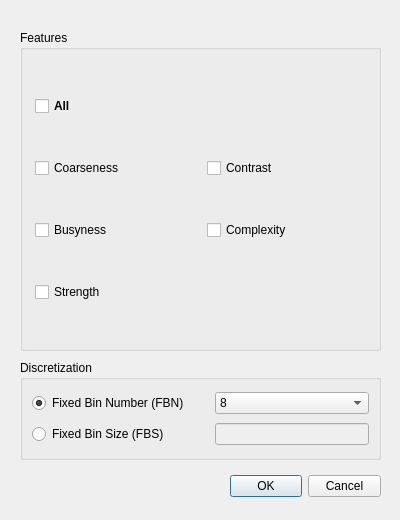
<?xml version="1.0" encoding="UTF-8"?>
<ui version="4.0">
 <class>popup_NGTDM</class>
 <widget class="QDialog" name="popup_NGTDM">
  <property name="geometry">
   <rect>
    <x>0</x>
    <y>0</y>
    <width>400</width>
    <height>520</height>
   </rect>
  </property>
  <property name="sizePolicy">
   <sizepolicy hsizetype="Preferred" vsizetype="Preferred">
    <horstretch>0</horstretch>
    <verstretch>0</verstretch>
   </sizepolicy>
  </property>
  <property name="windowTitle">
   <string>Set Measurements</string>
  </property>
  <widget class="QDialogButtonBox" name="buttonBox">
   <property name="geometry">
    <rect>
     <x>230</x>
     <y>470</y>
     <width>151</width>
     <height>32</height>
    </rect>
   </property>
   <property name="orientation">
    <enum>Qt::Horizontal</enum>
   </property>
   <property name="standardButtons">
    <set>QDialogButtonBox::Cancel|QDialogButtonBox::Ok</set>
   </property>
   <property name="centerButtons">
    <bool>false</bool>
   </property>
  </widget>
  <widget class="QGroupBox" name="groupBox_Features">
   <property name="geometry">
    <rect>
     <x>20</x>
     <y>30</y>
     <width>361</width>
     <height>321</height>
    </rect>
   </property>
   <property name="title">
    <string>Features</string>
   </property>
   <property name="checkable">
    <bool>false</bool>
   </property>
   <layout class="QGridLayout" name="gridLayout">
    <property name="leftMargin">
     <number>12</number>
    </property>
    <property name="topMargin">
     <number>10</number>
    </property>
    <property name="rightMargin">
     <number>6</number>
    </property>
    <property name="bottomMargin">
     <number>10</number>
    </property>
    <item row="2" column="1">
     <widget class="QCheckBox" name="checkBox_Complexity">
      <property name="enabled">
       <bool>true</bool>
      </property>
      <property name="text">
       <string>Complexity</string>
      </property>
      <property name="checked">
       <bool>false</bool>
      </property>
     </widget>
    </item>
    <item row="1" column="0">
     <widget class="QCheckBox" name="checkBox_Coarseness">
      <property name="autoFillBackground">
       <bool>false</bool>
      </property>
      <property name="text">
       <string>Coarseness</string>
      </property>
      <property name="checked">
       <bool>false</bool>
      </property>
      <property name="tristate">
       <bool>false</bool>
      </property>
     </widget>
    </item>
    <item row="0" column="0">
     <widget class="QCheckBox" name="checkBox_All">
      <property name="enabled">
       <bool>true</bool>
      </property>
      <property name="font">
       <font>
        <weight>75</weight>
        <bold>true</bold>
        <underline>false</underline>
        <kerning>true</kerning>
       </font>
      </property>
      <property name="autoFillBackground">
       <bool>false</bool>
      </property>
      <property name="text">
       <string>All</string>
      </property>
      <property name="checked">
       <bool>false</bool>
      </property>
      <property name="tristate">
       <bool>false</bool>
      </property>
     </widget>
    </item>
    <item row="1" column="1">
     <widget class="QCheckBox" name="checkBox_Contrast">
      <property name="enabled">
       <bool>true</bool>
      </property>
      <property name="text">
       <string>Contrast</string>
      </property>
      <property name="checkable">
       <bool>true</bool>
      </property>
      <property name="checked">
       <bool>false</bool>
      </property>
      <property name="tristate">
       <bool>false</bool>
      </property>
     </widget>
    </item>
    <item row="5" column="0">
     <widget class="QCheckBox" name="checkBox_Strength">
      <property name="enabled">
       <bool>true</bool>
      </property>
      <property name="text">
       <string>Strength</string>
      </property>
      <property name="checked">
       <bool>false</bool>
      </property>
     </widget>
    </item>
    <item row="2" column="0">
     <widget class="QCheckBox" name="checkBox_Busyness">
      <property name="enabled">
       <bool>true</bool>
      </property>
      <property name="text">
       <string>Busyness</string>
      </property>
     </widget>
    </item>
   </layout>
  </widget>
  <widget class="QGroupBox" name="groupBox_Bins">
   <property name="geometry">
    <rect>
     <x>20</x>
     <y>360</y>
     <width>361</width>
     <height>100</height>
    </rect>
   </property>
   <property name="title">
    <string>Discretization</string>
   </property>
   <layout class="QGridLayout" name="gridLayout_3">
    <item row="2" column="1">
     <widget class="QLineEdit" name="lineEdit_sBin">
      <property name="enabled">
       <bool>false</bool>
      </property>
     </widget>
    </item>
    <item row="0" column="1">
     <widget class="QComboBox" name="comboBox_nBins">
      <property name="sizePolicy">
       <sizepolicy hsizetype="Preferred" vsizetype="Fixed">
        <horstretch>0</horstretch>
        <verstretch>0</verstretch>
       </sizepolicy>
      </property>
      <property name="currentText">
       <string>8</string>
      </property>
      <property name="maxVisibleItems">
       <number>5</number>
      </property>
      <property name="maxCount">
       <number>64</number>
      </property>
      <property name="sizeAdjustPolicy">
       <enum>QComboBox::AdjustToContentsOnFirstShow</enum>
      </property>
      <property name="iconSize">
       <size>
        <width>16</width>
        <height>16</height>
       </size>
      </property>
      <item>
       <property name="text">
        <string>8</string>
       </property>
      </item>
      <item>
       <property name="text">
        <string>16</string>
       </property>
      </item>
      <item>
       <property name="text">
        <string>32</string>
       </property>
      </item>
      <item>
       <property name="text">
        <string>64</string>
       </property>
      </item>
     </widget>
    </item>
    <item row="0" column="0">
     <widget class="QRadioButton" name="radioButton_FBN">
      <property name="text">
       <string>Fixed Bin Number (FBN)      </string>
      </property>
      <property name="checked">
       <bool>true</bool>
      </property>
     </widget>
    </item>
    <item row="2" column="0">
     <widget class="QRadioButton" name="radioButton_FBS">
      <property name="enabled">
       <bool>true</bool>
      </property>
      <property name="text">
       <string>Fixed Bin Size (FBS)</string>
      </property>
     </widget>
    </item>
   </layout>
  </widget>
 </widget>
 <resources/>
 <connections>
  <connection>
   <sender>buttonBox</sender>
   <signal>accepted()</signal>
   <receiver>popup_NGTDM</receiver>
   <slot>accept()</slot>
   <hints>
    <hint type="sourcelabel">
     <x>248</x>
     <y>254</y>
    </hint>
    <hint type="destinationlabel">
     <x>157</x>
     <y>274</y>
    </hint>
   </hints>
  </connection>
  <connection>
   <sender>buttonBox</sender>
   <signal>rejected()</signal>
   <receiver>popup_NGTDM</receiver>
   <slot>reject()</slot>
   <hints>
    <hint type="sourcelabel">
     <x>316</x>
     <y>260</y>
    </hint>
    <hint type="destinationlabel">
     <x>286</x>
     <y>274</y>
    </hint>
   </hints>
  </connection>
 </connections>
</ui>
